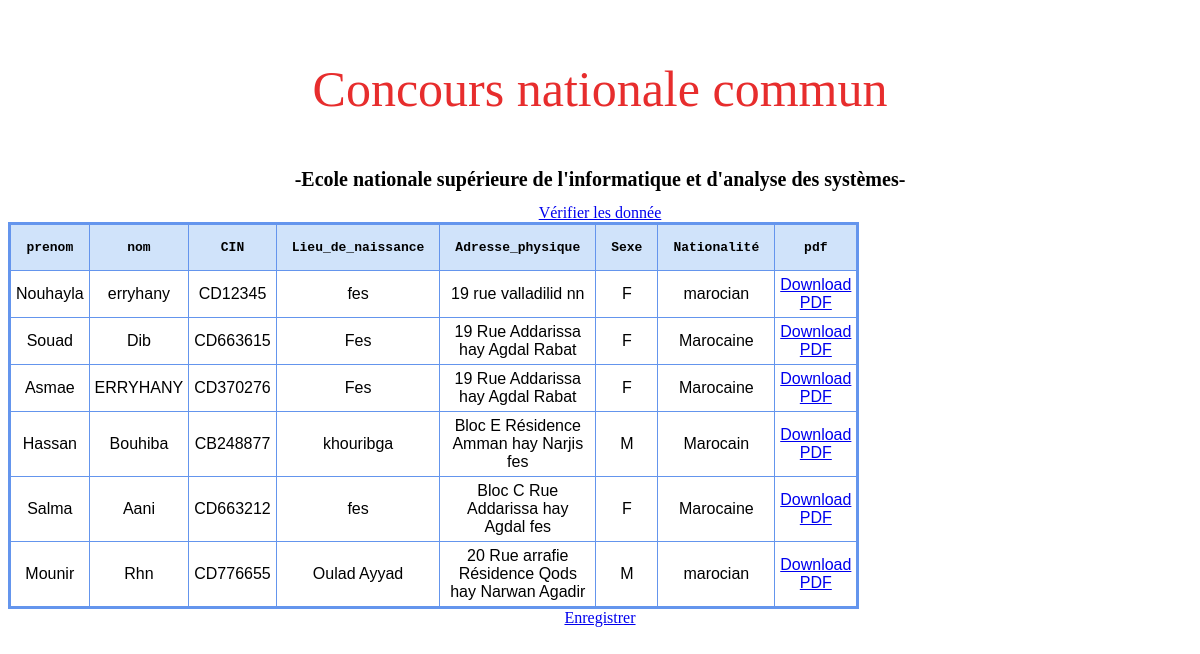
Page /cartes/ (signed in) on the committed database.
### personal/models.py (models this page shows, shortened)
class Carte (models.Model):
    nom = models.CharField(max_length = 140 , default='')
    prenom = models.CharField(max_length = 140 , default='')
    CIN = models.CharField(max_length = 140 , default='')
    Lieu_de_naissance = models.CharField(max_length = 140 , default='')
    Adresse_physique = models.CharField(max_length = 140 , default='')
    Sexe = models.CharField(max_length = 140 , default='')
    Nationalité = models.CharField(max_length = 140 , default='')
    pdf = models.FileField(upload_to='fiches/pdfs/')

### personal/views.py (the view)
# urls.py: url(r'^cartes/$', views.CarteList, name='CarteList'),
@user_passes_test(lambda u: u.is_superuser)
def CarteList(request):
    cartes = Carte.objects.all()
    return render(request, 'personal/cartes.html' , {
        'cartes' : cartes
    })

### personal/templates/personal/cartes.html (shortened to what this page needs)
<head>
  {% load staticfiles %}
  <link rel="stylesheet" href="{% static 'personal/css/fiches.css' %}" type = "text/css"/>
</head>
<body>
{% block content %}
<div class="headerr">
      <p>Concours nationale commun </p>
      <h1> -Ecole nationale supérieure de l'informatique et d'analyse des systèmes- </h1>
      <a href="/homeecarte" class="button" >Vérifier les donnée </a>
 <table class="table mb-0">
    <thead>
      <tr>
        <th>prenom</th>
        <th>nom</th>
        <th>CIN</th>
        <th>Lieu_de_naissance</th>
        <th>Adresse_physique</th>
        <th>Sexe</th>
        <th>Nationalité</th>
        <th>pdf</th>
      </tr>
    </thead>
    <tbody>
      {% for carte in cartes %}
        <tr>
          <td>{{ carte.nom }}</td>
          <td>{{ carte.prenom }}</td>
          <td>{{ carte.CIN }}</td>
          <td>{{ carte.Lieu_de_naissance }}</td>
          <td>{{ carte.Adresse_physique }}</td>
          <td>{{ carte.Sexe }}</td>
          <td>{{ carte.Nationalité }}</td>
          <td>
          	<a href="{{ carte.pdf.url }}" class="btn btn-primary btn-sm" target="_blank">
              Download PDF
            </a>
          </td>
        </tr>
      {% endfor %}
    </tbody>
  </table>
  <a href="/exportcarte" class="button" >Enregistrer </a>
</div>
{% endblock %}

### personal/static/personal/css/fiches.css (style rules this page uses)
table { border: medium solid #6495ed; border-collapse: collapse; width: 30%; }
th { font-family: monospace; border: thin solid #6495ed; width: 30px; padding: 15px; background-color: #D0E3FA; background-image: url(sky.jpg); }
td { font-family: sans-serif; border: thin solid #6495ed; width: 30px; padding: 5px; text-align: center; background-color: #ffffff; }
.headerr { text-align: center; color: #fff; size : 20px; margin-top: 60px; }
.headerr p { font-size: 50px; color : #e72d2d; }
.headerr h1 { font-size: 20px; color : black; }

### rows in the picture
Carte: nom "Nouhayla", prenom "erryhany", CIN "CD12345", Lieu_de_naissance "fes", Adresse_physique "19 rue valladilid nn", Sexe "F", Nationalité "marocian"
Carte: nom "Souad", prenom "Dib", CIN "CD663615", Lieu_de_naissance "Fes", Adresse_physique "19 Rue Addarissa hay Agdal Rabat", Sexe "F", Nationalité "Marocaine"
Carte: nom "Asmae", prenom "ERRYHANY", CIN "CD370276", Lieu_de_naissance "Fes", Adresse_physique "19 Rue Addarissa hay Agdal Rabat", Sexe "F", Nationalité "Marocaine"
Carte: nom "Hassan", prenom "Bouhiba", CIN "CB248877", Lieu_de_naissance "khouribga", Adresse_physique "Bloc E Résidence Amman hay Narjis fes", Sexe "M", Nationalité "Marocain"
Carte: nom "Salma", prenom "Aani", CIN "CD663212", Lieu_de_naissance "fes", Adresse_physique "Bloc C Rue Addarissa hay Agdal fes", Sexe "F", Nationalité "Marocaine"
Carte: nom "Mounir", prenom "Rhn", CIN "CD776655", Lieu_de_naissance "Oulad Ayyad", Adresse_physique "20 Rue arrafie Résidence Qods hay Narwan Agadir", Sexe "M", Nationalité "marocian"
